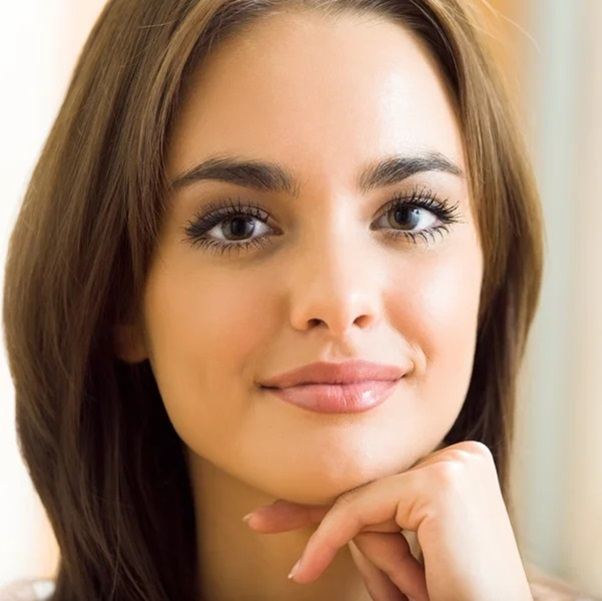
#> input picture OpenCV EEA/600x600.jpg, 602 x 601 px
$ python 220048_Abhishek_Assignment1Sobel.py   (older library calls are emulated)
#> lines starting #> are read from the running program, lines starting #| are printed output that depends on the picture
import cv2
import numpy as np
import matplotlib.pyplot as plt

def Sobel(s):
#> called with s = '600x600.jpg'
    img = cv2.imread(s, cv2.IMREAD_GRAYSCALE)
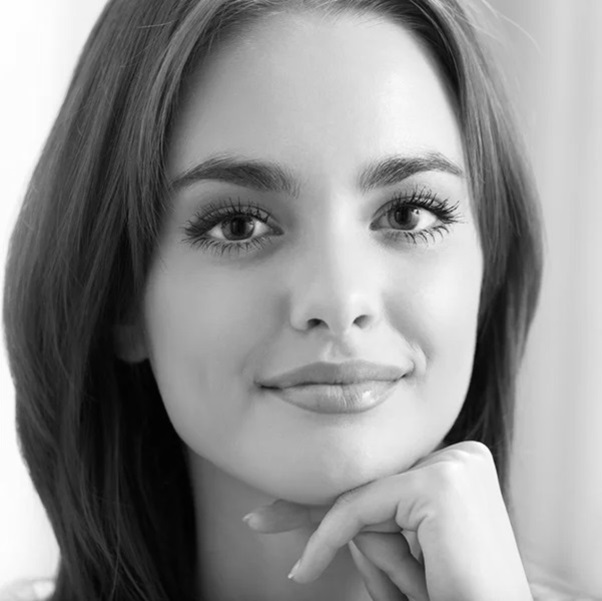
#> img: shape (601, 602); min 0, max 255, mean 143.5
    sobel_x = cv2.Sobel(img, cv2.CV_64F, 1, 0, ksize=3)
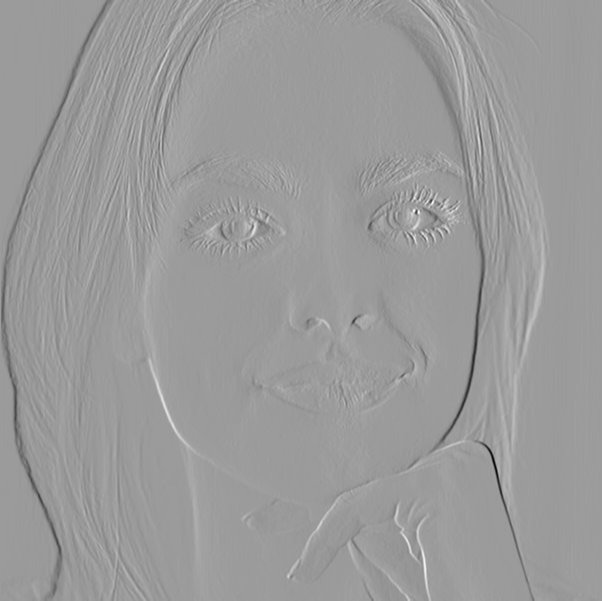
#> sobel_x: shape (601, 602) float64; min -787, max 507, mean -0.4; drawn with min black and max white
    sobel_y = cv2.Sobel(img, cv2.CV_64F, 0, 1, ksize=3)
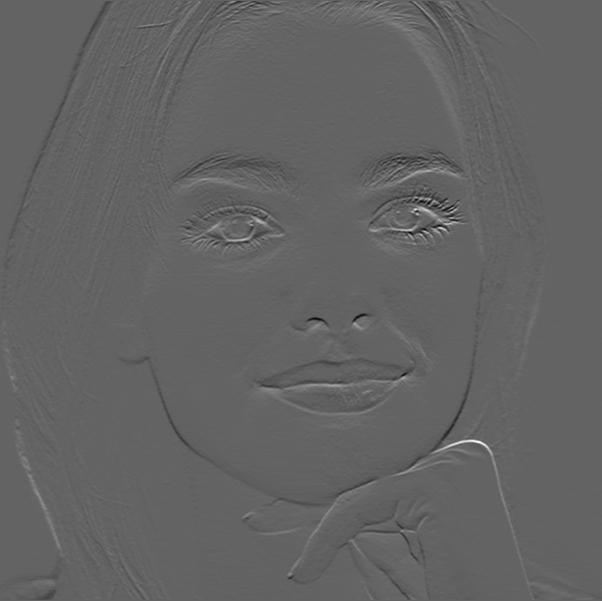
#> sobel_y: shape (601, 602) float64; min -493, max 767, mean -0.5; drawn with min black and max white
    magnitude = np.sqrt(sobel_x**2 + sobel_y**2)
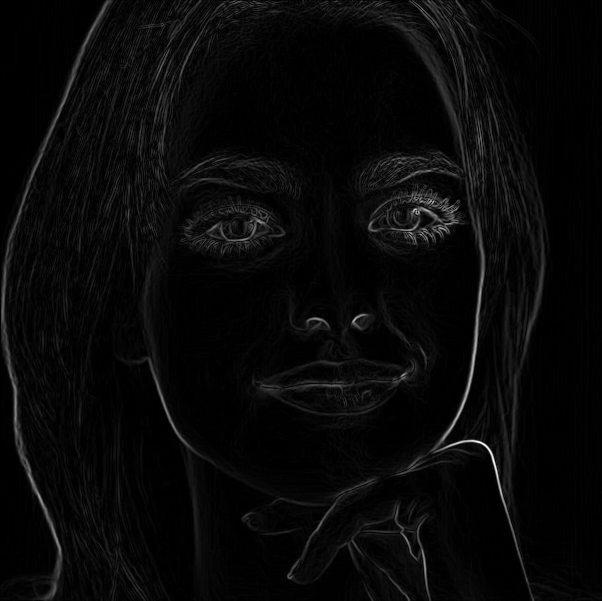
#> magnitude: shape (601, 602) float64; min 0, max 808.2, mean 28.2; drawn with min black and max white
    magnitude_normalized = cv2.normalize(magnitude, None, 0, 255, cv2.NORM_MINMAX)

    plt.subplot(1, 2, 1), plt.imshow(img, cmap='gray'), plt.title('Original Image')
    plt.axis('off')
    plt.subplot(1, 2, 2), plt.imshow(magnitude_normalized, cmap='gray'), plt.title('Edge-Detected Image')
    plt.axis('off')

    plt.show()

img_path = '600x600.jpg'
Sobel(img_path)

$ run again, with OpenCV EEA/Harbola.jpg copied over OpenCV EEA/600x600.jpg
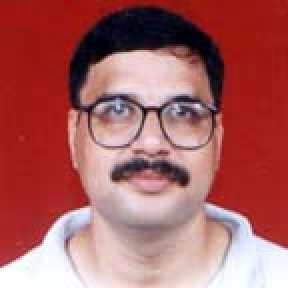
#> input picture OpenCV EEA/Harbola.jpg, 144 x 144 px (shown 2 times larger)
#> in Sobel, `sobel_y = cv2.Sobel(img, cv2.CV_64F, 0, 1, ksize=3)`:
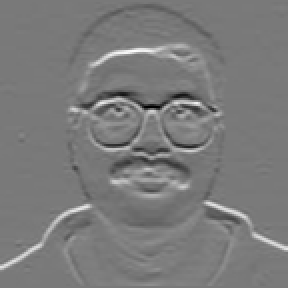
#> sobel_y: shape (144, 144) float64 (shown 2 times larger); min -666, max 734, mean 10; drawn with min black and max white
#> in Sobel, `magnitude = np.sqrt(sobel_x**2 + sobel_y**2)`:
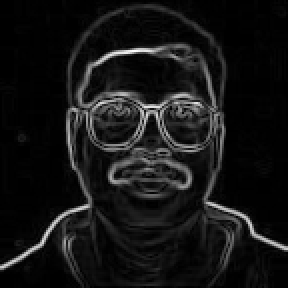
#> magnitude: shape (144, 144) float64 (shown 2 times larger); min 0, max 744.7, mean 62; drawn with min black and max white
